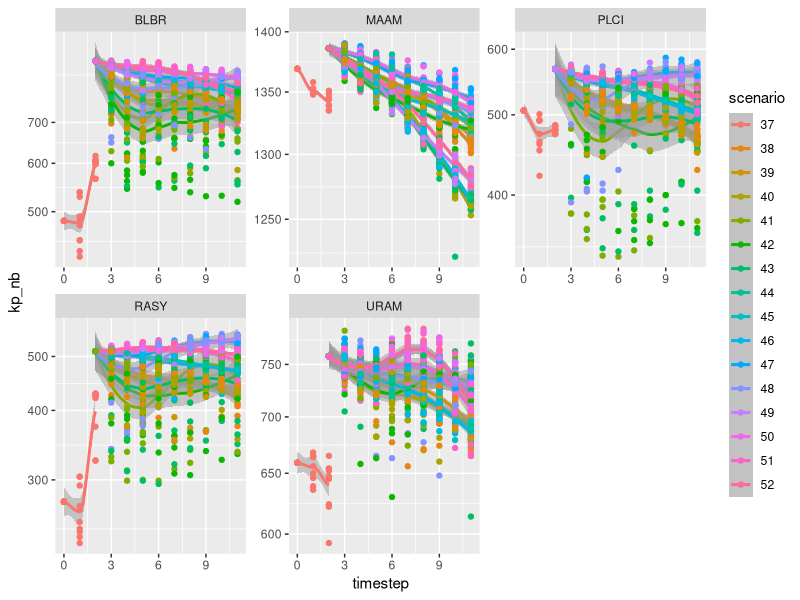
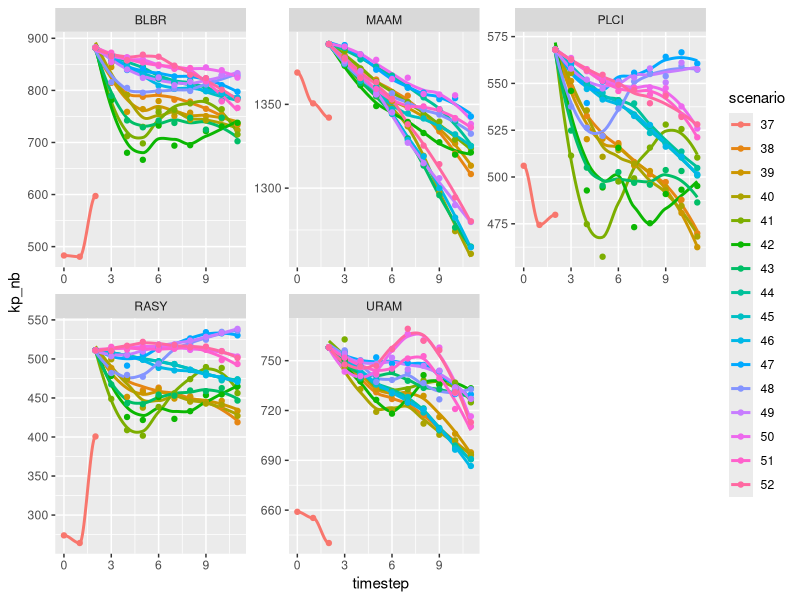

These figures' R source, in order:
library(tidyverse)
surf <- read_csv("surf/surf_output.csv")
print(head(surf))

surf %>% 
  mutate(scenario = as.factor(scenario)) %>% 
  ggplot(aes(x = timestep, y = kp_nb, color=scenario)) +
  geom_smooth(aes(group = scenario), alpha=0.5, method="loess")+
  geom_point(aes(group=scenario))+
  scale_y_log10()+
  facet_wrap(~species, scales = "free")

surf %>% 
  mutate(scenario = as.factor(scenario)) %>% 
  group_by(scenario, timestep, species) %>% 
  summarise(kp_nb = mean(kp_nb)) %>% ungroup %>% 
  ggplot(aes(x = timestep, y = kp_nb, color=scenario)) +
  geom_smooth(aes(group = scenario), se = F, method="loess")+
  geom_point(aes(group=scenario))+
  facet_wrap(~species, scales = "free")
